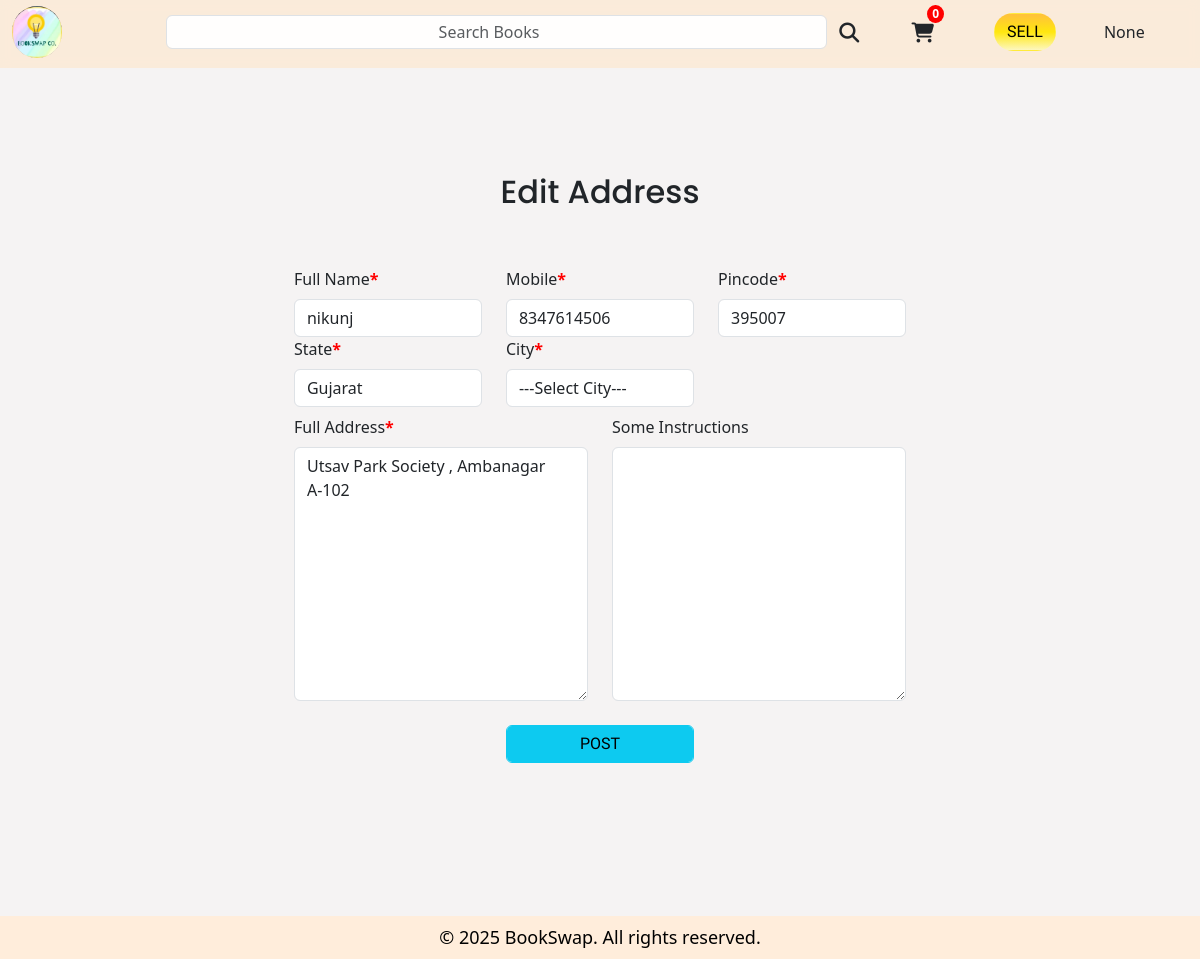
/accounts/address/9/ (signed in), run on the app's committed database.
### accounts/models.py (models this page shows, shortened)
class CustomUser(AbstractUser):
    username = models.CharField(max_length=50, unique=False)
    email = models.EmailField(max_length=150, unique=True)
    photo = models.ImageField(upload_to='user_photos', default='default_user_photo.png')
    mobile = models.CharField(max_length=10, blank=True)
    gender = models.CharField(max_length=50, blank=True)
    profile_completed = models.BooleanField(default=False)
    address_added = models.BooleanField(default=False)
    USERNAME_FIELD = 'email'
    REQUIRED_FIELDS = ['username']
    multiavatar_svg = models.TextField(null=True, blank=True)

class Address(models.Model):
    user = models.ForeignKey(CustomUser, on_delete=models.CASCADE, related_name="addresses")
    full_name = models.CharField(max_length=50)
    pincode = models.IntegerField()
    state = models.CharField(max_length=70)
    city = models.CharField(max_length=70)
    mobile = models.IntegerField()
    full_address = models.CharField(max_length=200)
    some_instructions = models.CharField(max_length=300, null=True, blank=True)

### books/models.py (models this page shows)
class Cart(models.Model):
    user = models.OneToOneField(CustomUser, on_delete=models.CASCADE, related_name="cart")
    books = models.JSONField(default=dict, blank=True)
    cart_val = models.IntegerField(default=0, blank=True)

### accounts/views.py (the view, shortened to what this page needs)
# urls.py: path('address/<int:address_id>/', views.add_address, name='add_address'),
@login_required
def add_address(request, address_id = 0):
    add_or_edit = "Add"
    inst = None
    if address_id!=0:
        try:
            inst = Address.objects.get(id=address_id)
        except:
            messages.error(request, "Please try again!")
            return HttpResponseRedirect('/accounts/addresses/')
        add_or_edit = "Edit"
    fm = AddressForm(initial={"user":request.user}, instance=inst)
    return render(request, "accounts/add_address.html", {"form":fm, "add_or_edit":add_or_edit})

### templates/accounts/add_address.html (shortened to what this page needs)
{% extends "base.html" %}
{% load static %}
{% block content %}
    <div class="container d-flex flex-column gap-5 justify-content-center align-items-center min-vh-100">
        <h2>{{add_or_edit}} Address</h2>
        <form class="needs-validation row" method="POST" novalidate enctype="multipart/form-data">
            {% for field in form %}
            {% if not field.is_hidden %}
                {% if field.label == 'Full Address<span style="color: red; font-weight:bolder;">*</span>' or field.label == 'Some Instructions' %}
                    <div class="col-12 col-lg-6">
                        <label class="form-label mt-2">{{field.label}} </label>
                        {{field}}
                    </div>
                {% else %}
                <div class="col-12 col-lg-4">
                    <label class="form-label">{{field.label}} </label>
                    {{field}}
                    <div class="feedback" style="color: red">{{field.errors.as_text}}</div>
                </div>
                {% endif %}
            {% endif %}
            {% endfor %}
            <div class="col-12 col-lg-4 offset-lg-4 d-flex justify-content-center align-items-center mt-4">
                <button class="btn btn-info form-control" type="submit">POST</button>
            </div>
        </form>
    </div>
{% endblock content %}

### templates/header.html (shortened to what this page needs)
{% load static %}
<nav class="navbar bg-body-tertiary position-sticky top-0 z-1 pt-0 pb-1" style="z-index:999 !important">
    <div class="custom_container">
        <a class="navbar-brand" href="{% url 'home' %}">
            <img src="{% static "images/logo.jpeg" %}" alt="Bootstrap" id="logo">
        </a>
        <div class="form_dropdown d-flex m-0 p-0 gap-1 justify-content-evenly">
            <form class="d-none col-8 forLargerrDevices d-sm-none d-md-none d-lg-flex" role="search" action="{% url "search_results" %}">
                <input class="form-control text-center p-1" type="search" placeholder="Search Books" aria-label="Search" style="font-size: 1rem; position:relative;" name="search_for" value="{{search_for}}" id="search_for_1">
                <button type="submit" class="search_btn" style="border: none; padding: 0; background: none;">
                    <span class="input-group-text d-flex bg-light border-0 search_logo">
                        <i class="fas fa-search search_logo fa-lg"></i>
                    </span>
                </button>
            </form>
            {% if request.user.is_authenticated %}
            <div class="d-flex justify-content-center align-items-center icon-container" style="cursor: pointer; height: 80%;">
                <a href="{% url "cart" %}" style="text-decoration: none; color: inherit;">
                    <i class="fas fa-shopping-cart fa-lg icon_transform"></i>
                </a>
                <span class="badge badge-custom" id="cart_val">{{request.user.cart.cart_val}}</span>
            </div>
            <div class="d-flex justify-content-center align-items-center" style="cursor: pointer; height: 80%;">
                <a class="btn d-none d-sm-inline-block sell_btn" href="{% url "post_ad" %}">SELL</a>
            </div>
            <div class="dropdown d-flex justify-content-center align-items-center ms-2" style="cursor: pointer; height: 80%;">
                <a href="#"  class="nav-link " id="dropdownMenuButton" data-bs-toggle="dropdown" aria-expanded="false" style="box-shadow: none;">
                    {% if request.user.photo.url == "/media/default_user_photo.png" %}
                    <div id="profile_pic_div1" class="profile_pic">{{request.user.multiavatar_svg|safe}}</div>
                    {% else %}
                    <img class="profile_pic" src="/media/{{request.user.photo.name}}" >
                    {% endif %}
                </a>
            </div>
            {% else %}
            <div class="navbar-nav" style="display: flex; flex-direction: row; gap: 1.2rem; font-size: 1.2rem; position:relative; left:3.5rem;">
                <a class="nav-link" href="{% url "login" %}">Login</a>
                <a class="nav-link" href="{% url "signup" %}">SignUp</a>
            </div>
            {% endif %}
        </div>
    </div>
</nav>

### static/css/styles.css (style rules this page uses)
* { margin: 0; padding: 0; box-sizing: border-box; }
body { background-color: #f5f3f3; overflow-x: hidden; }
form { width: 57%; }

### static/css/header.css (style rules this page uses)
.navbar { display: flex; justify-content: center; align-items: center; background-color: rgba(252, 233, 212, 0.803) !important; backdrop-filter: blur(6px); }
#logo { height: 3.2rem; border-radius: 50%; }
.custom_container { display: flex; justify-content: space-between; align-items: center; width: 100%; margin: 0px 1vw; height: var(--height-nav-bar); }
.form_dropdown { display: flex; justify-content: space-between; align-items: center; width: 90%; height: 100%; }
a.navbar-brand { max-width: 5%; }
.profile_pic { width: 3rem; object-fit: cover; border-radius: 50%; }
@media (max-width: 1440px) { .form_dropdown { display: flex; justify-content: space-around; align-items: center; min-width: 20%; height: 100%; } }
i { margin:0; padding: 0; }
.badge-custom { position: absolute; top: -1px; right: -10px; background-color: red; color: white; border-radius: 50%; padding: 0.25em 0.4em; font-size: 0.75em; }
.icon-container { position: relative; font-size: 1rem; margin-right: 20px; }
input[type=search] { background-color: rgba(255, 255, 255, 0.931); }
.search_logo { background-color: transparent !important; }
.sell_btn { background-color: rgb(255, 235, 59); background-image: linear-gradient(to bottom, rgb(255, 193, 59), rgb(255, 231, 15), rgb(253, 247, 190)); background-attachment: inherit; background-size: cover; background-repeat: no-repeat; color: black; border-radius: 21px; transition: .45s; }

### static/css/theme.css (style rules this page uses)
:root { --light-orange-1: #fff9ed; --light-orange-2: #fff5e0; --light-orange-3: #ffeddb; --orange-1: #ffc800; --orange-2: #f5ab00; --orange-3: #ff9900; --dark-orange-1: #ff7a00; --dark-orange-2: #ff6200; --dark-orange-3: #ff4000; --light-success: #17ad67; --default-success: #27a544; --deep-success: #21724c; --height-nav-bar: 4rem; }
h1, h2, h3, h4, h5, h6 { font-family: 'Poppins'; }
.btn { font-family: 'SUSE'; }

### data on the page
CustomUser: user.cart.cart_val "0", user.multiavatar_svg "None"
Address: form "nikunj" "8347614506" "395007" "Gujarat" "---Select City---", form "Utsav Park Society , Ambanagar A-102"

### other printed values
{{ add_or_edit }} "Edit"
{{ field.label }} "Full Name *" "Mobile *" "Pincode *" "State *" "City *"
{{ field.label }} "Full Address *" "Some Instructions"
